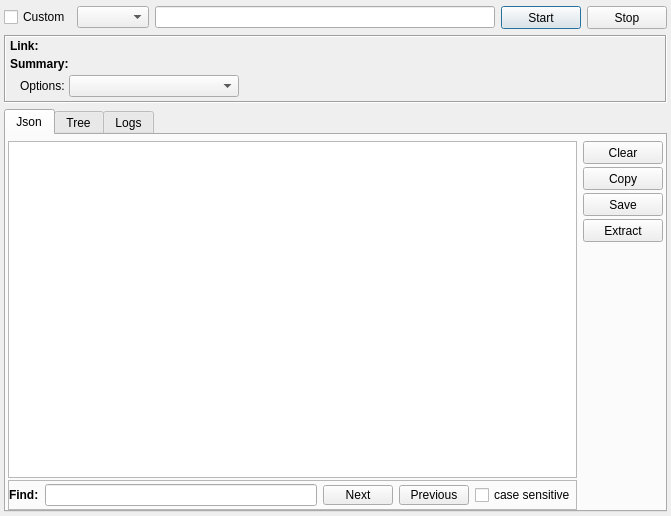
<?xml version="1.0" encoding="UTF-8"?>
<ui version="4.0">
 <class>RawOsint</class>
 <widget class="QDialog" name="RawOsint">
  <property name="geometry">
   <rect>
    <x>0</x>
    <y>0</y>
    <width>671</width>
    <height>516</height>
   </rect>
  </property>
  <property name="windowTitle">
   <string>Raw Osint</string>
  </property>
  <layout class="QVBoxLayout" name="verticalLayout_6">
   <property name="leftMargin">
    <number>4</number>
   </property>
   <property name="topMargin">
    <number>6</number>
   </property>
   <property name="rightMargin">
    <number>4</number>
   </property>
   <property name="bottomMargin">
    <number>4</number>
   </property>
   <item>
    <layout class="QHBoxLayout" name="horizontalLayout">
     <item>
      <widget class="QCheckBox" name="checkBox">
       <property name="text">
        <string>Custom</string>
       </property>
      </widget>
     </item>
     <item>
      <widget class="QComboBox" name="comboBoxModule"/>
     </item>
     <item>
      <widget class="QLineEdit" name="lineEditTarget"/>
     </item>
     <item>
      <widget class="QPushButton" name="buttonStart">
       <property name="minimumSize">
        <size>
         <width>75</width>
         <height>23</height>
        </size>
       </property>
       <property name="text">
        <string>Start</string>
       </property>
      </widget>
     </item>
     <item>
      <widget class="QPushButton" name="buttonStop">
       <property name="minimumSize">
        <size>
         <width>75</width>
         <height>23</height>
        </size>
       </property>
       <property name="text">
        <string>Stop</string>
       </property>
      </widget>
     </item>
    </layout>
   </item>
   <item>
    <widget class="QFrame" name="frame">
     <property name="sizePolicy">
      <sizepolicy hsizetype="Preferred" vsizetype="Fixed">
       <horstretch>0</horstretch>
       <verstretch>0</verstretch>
      </sizepolicy>
     </property>
     <property name="frameShape">
      <enum>QFrame::Box</enum>
     </property>
     <property name="frameShadow">
      <enum>QFrame::Sunken</enum>
     </property>
     <layout class="QVBoxLayout" name="verticalLayout_4">
      <property name="spacing">
       <number>4</number>
      </property>
      <property name="leftMargin">
       <number>4</number>
      </property>
      <property name="topMargin">
       <number>2</number>
      </property>
      <property name="rightMargin">
       <number>6</number>
      </property>
      <property name="bottomMargin">
       <number>4</number>
      </property>
      <item>
       <layout class="QHBoxLayout" name="horizontalLayout_5">
        <item>
         <widget class="QLabel" name="label_2">
          <property name="sizePolicy">
           <sizepolicy hsizetype="Maximum" vsizetype="Maximum">
            <horstretch>0</horstretch>
            <verstretch>0</verstretch>
           </sizepolicy>
          </property>
          <property name="minimumSize">
           <size>
            <width>60</width>
            <height>0</height>
           </size>
          </property>
          <property name="font">
           <font>
            <weight>75</weight>
            <bold>true</bold>
           </font>
          </property>
          <property name="text">
           <string>Link:</string>
          </property>
         </widget>
        </item>
        <item>
         <widget class="QLabel" name="labelUrl">
          <property name="sizePolicy">
           <sizepolicy hsizetype="Preferred" vsizetype="Maximum">
            <horstretch>0</horstretch>
            <verstretch>0</verstretch>
           </sizepolicy>
          </property>
          <property name="font">
           <font>
            <family>Segoe UI</family>
            <pointsize>9</pointsize>
            <italic>true</italic>
           </font>
          </property>
          <property name="text">
           <string/>
          </property>
         </widget>
        </item>
       </layout>
      </item>
      <item>
       <layout class="QHBoxLayout" name="horizontalLayout_6">
        <item>
         <widget class="QLabel" name="label_4">
          <property name="sizePolicy">
           <sizepolicy hsizetype="Maximum" vsizetype="Maximum">
            <horstretch>0</horstretch>
            <verstretch>0</verstretch>
           </sizepolicy>
          </property>
          <property name="minimumSize">
           <size>
            <width>60</width>
            <height>0</height>
           </size>
          </property>
          <property name="font">
           <font>
            <weight>75</weight>
            <bold>true</bold>
           </font>
          </property>
          <property name="text">
           <string>Summary:</string>
          </property>
         </widget>
        </item>
        <item>
         <widget class="QLabel" name="labelSummary">
          <property name="sizePolicy">
           <sizepolicy hsizetype="Preferred" vsizetype="Maximum">
            <horstretch>0</horstretch>
            <verstretch>0</verstretch>
           </sizepolicy>
          </property>
          <property name="text">
           <string/>
          </property>
         </widget>
        </item>
       </layout>
      </item>
      <item>
       <layout class="QHBoxLayout" name="horizontalLayout_7">
        <property name="leftMargin">
         <number>10</number>
        </property>
        <item>
         <widget class="QLabel" name="lableOptions">
          <property name="sizePolicy">
           <sizepolicy hsizetype="Fixed" vsizetype="Maximum">
            <horstretch>0</horstretch>
            <verstretch>0</verstretch>
           </sizepolicy>
          </property>
          <property name="text">
           <string>Options:</string>
          </property>
         </widget>
        </item>
        <item>
         <widget class="QComboBox" name="comboBoxOptions">
          <property name="minimumSize">
           <size>
            <width>170</width>
            <height>0</height>
           </size>
          </property>
         </widget>
        </item>
        <item>
         <spacer name="horizontalSpacer">
          <property name="orientation">
           <enum>Qt::Horizontal</enum>
          </property>
          <property name="sizeHint" stdset="0">
           <size>
            <width>40</width>
            <height>20</height>
           </size>
          </property>
         </spacer>
        </item>
       </layout>
      </item>
     </layout>
    </widget>
   </item>
   <item>
    <widget class="QTabWidget" name="tabWidget">
     <property name="currentIndex">
      <number>0</number>
     </property>
     <widget class="QWidget" name="tabJson">
      <attribute name="title">
       <string>Json</string>
      </attribute>
      <layout class="QHBoxLayout" name="horizontalLayout_2">
       <property name="leftMargin">
        <number>2</number>
       </property>
       <property name="topMargin">
        <number>6</number>
       </property>
       <property name="rightMargin">
        <number>2</number>
       </property>
       <property name="bottomMargin">
        <number>0</number>
       </property>
       <item>
        <layout class="QVBoxLayout" name="verticalLayout">
         <property name="spacing">
          <number>2</number>
         </property>
         <item>
          <widget class="QPlainTextEdit" name="plainTextEdit">
           <property name="readOnly">
            <bool>true</bool>
           </property>
          </widget>
         </item>
         <item>
          <widget class="QFrame" name="frameFind">
           <property name="minimumSize">
            <size>
             <width>0</width>
             <height>30</height>
            </size>
           </property>
           <property name="maximumSize">
            <size>
             <width>16777215</width>
             <height>40</height>
            </size>
           </property>
           <property name="frameShape">
            <enum>QFrame::StyledPanel</enum>
           </property>
           <property name="frameShadow">
            <enum>QFrame::Raised</enum>
           </property>
           <layout class="QHBoxLayout" name="horizontalLayout_4">
            <property name="leftMargin">
             <number>0</number>
            </property>
            <property name="topMargin">
             <number>0</number>
            </property>
            <property name="rightMargin">
             <number>0</number>
            </property>
            <property name="bottomMargin">
             <number>0</number>
            </property>
            <item>
             <widget class="QLabel" name="label">
              <property name="font">
               <font>
                <weight>75</weight>
                <bold>true</bold>
               </font>
              </property>
              <property name="text">
               <string>Find:</string>
              </property>
             </widget>
            </item>
            <item>
             <widget class="QLineEdit" name="lineEditFind">
              <property name="minimumSize">
               <size>
                <width>180</width>
                <height>0</height>
               </size>
              </property>
             </widget>
            </item>
            <item>
             <widget class="QPushButton" name="buttonNext">
              <property name="minimumSize">
               <size>
                <width>70</width>
                <height>20</height>
               </size>
              </property>
              <property name="maximumSize">
               <size>
                <width>70</width>
                <height>20</height>
               </size>
              </property>
              <property name="text">
               <string>Next</string>
              </property>
             </widget>
            </item>
            <item>
             <widget class="QPushButton" name="buttonPrev">
              <property name="minimumSize">
               <size>
                <width>70</width>
                <height>20</height>
               </size>
              </property>
              <property name="maximumSize">
               <size>
                <width>70</width>
                <height>20</height>
               </size>
              </property>
              <property name="text">
               <string>Previous</string>
              </property>
             </widget>
            </item>
            <item>
             <widget class="QCheckBox" name="checkBoxCaseSensitive">
              <property name="text">
               <string>case sensitive</string>
              </property>
             </widget>
            </item>
           </layout>
          </widget>
         </item>
        </layout>
       </item>
       <item>
        <layout class="QVBoxLayout" name="verticalLayout_2">
         <property name="spacing">
          <number>3</number>
         </property>
         <item>
          <widget class="QPushButton" name="buttonClear">
           <property name="minimumSize">
            <size>
             <width>75</width>
             <height>23</height>
            </size>
           </property>
           <property name="text">
            <string>Clear</string>
           </property>
          </widget>
         </item>
         <item>
          <widget class="QPushButton" name="buttonCopy">
           <property name="minimumSize">
            <size>
             <width>75</width>
             <height>23</height>
            </size>
           </property>
           <property name="text">
            <string>Copy</string>
           </property>
          </widget>
         </item>
         <item>
          <widget class="QPushButton" name="buttonSave">
           <property name="minimumSize">
            <size>
             <width>75</width>
             <height>23</height>
            </size>
           </property>
           <property name="text">
            <string>Save</string>
           </property>
          </widget>
         </item>
         <item>
          <widget class="QPushButton" name="pushButton">
           <property name="minimumSize">
            <size>
             <width>75</width>
             <height>23</height>
            </size>
           </property>
           <property name="text">
            <string>Extract</string>
           </property>
          </widget>
         </item>
         <item>
          <spacer name="verticalSpacer">
           <property name="orientation">
            <enum>Qt::Vertical</enum>
           </property>
           <property name="sizeHint" stdset="0">
            <size>
             <width>20</width>
             <height>40</height>
            </size>
           </property>
          </spacer>
         </item>
        </layout>
       </item>
      </layout>
     </widget>
     <widget class="QWidget" name="tabTree">
      <attribute name="title">
       <string>Tree</string>
      </attribute>
      <layout class="QHBoxLayout" name="horizontalLayout_3">
       <property name="leftMargin">
        <number>2</number>
       </property>
       <property name="topMargin">
        <number>6</number>
       </property>
       <property name="rightMargin">
        <number>2</number>
       </property>
       <property name="bottomMargin">
        <number>0</number>
       </property>
       <item>
        <widget class="QTreeView" name="treeView">
         <property name="editTriggers">
          <set>QAbstractItemView::NoEditTriggers</set>
         </property>
         <property name="selectionBehavior">
          <enum>QAbstractItemView::SelectItems</enum>
         </property>
         <attribute name="headerVisible">
          <bool>false</bool>
         </attribute>
         <attribute name="headerCascadingSectionResizes">
          <bool>false</bool>
         </attribute>
         <attribute name="headerMinimumSectionSize">
          <number>100</number>
         </attribute>
         <attribute name="headerDefaultSectionSize">
          <number>200</number>
         </attribute>
         <attribute name="headerShowSortIndicator" stdset="0">
          <bool>false</bool>
         </attribute>
        </widget>
       </item>
       <item>
        <layout class="QVBoxLayout" name="verticalLayout_3">
         <property name="spacing">
          <number>3</number>
         </property>
         <item>
          <widget class="QPushButton" name="buttonClearTree">
           <property name="minimumSize">
            <size>
             <width>75</width>
             <height>23</height>
            </size>
           </property>
           <property name="text">
            <string>Clear</string>
           </property>
          </widget>
         </item>
         <item>
          <widget class="QPushButton" name="pushButton_6">
           <property name="minimumSize">
            <size>
             <width>75</width>
             <height>23</height>
            </size>
           </property>
           <property name="text">
            <string>Copy</string>
           </property>
          </widget>
         </item>
         <item>
          <widget class="QPushButton" name="pushButton_5">
           <property name="minimumSize">
            <size>
             <width>75</width>
             <height>23</height>
            </size>
           </property>
           <property name="text">
            <string>Save</string>
           </property>
          </widget>
         </item>
         <item>
          <spacer name="verticalSpacer_2">
           <property name="orientation">
            <enum>Qt::Vertical</enum>
           </property>
           <property name="sizeHint" stdset="0">
            <size>
             <width>20</width>
             <height>40</height>
            </size>
           </property>
          </spacer>
         </item>
        </layout>
       </item>
      </layout>
     </widget>
     <widget class="QWidget" name="tabLogs">
      <attribute name="title">
       <string>Logs</string>
      </attribute>
      <layout class="QVBoxLayout" name="verticalLayout_5">
       <property name="leftMargin">
        <number>2</number>
       </property>
       <property name="topMargin">
        <number>6</number>
       </property>
       <property name="rightMargin">
        <number>2</number>
       </property>
       <property name="bottomMargin">
        <number>0</number>
       </property>
       <item>
        <widget class="QPlainTextEdit" name="plainTextEditLogs">
         <property name="readOnly">
          <bool>true</bool>
         </property>
        </widget>
       </item>
      </layout>
     </widget>
    </widget>
   </item>
  </layout>
 </widget>
 <resources/>
 <connections/>
</ui>
